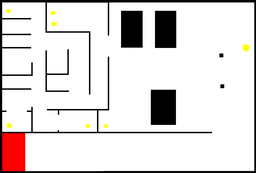
#> input picture map_data/map_medium_01_color.png, 256 x 173 px, shrunk from 1660 x 1122 before the run, found by its file name
$ python image_cleaning.py
#> lines starting #> are read from the running program, lines starting #| are printed output that depends on the picture
### src/swarm_rescue/tools/progress_bar.py
import sys


def print_progress_bar(index: float, total: float, label: str):
    """
    Displays a progress bar in the console.

    The function calculates the progress percentage based on the current index and total,
    and then prints a progress bar with the corresponding percentage and label.

    Example Usage
        print_progress_bar(3, 10, "Processing")  # [====      ] 30%  Processing

    Args:
        index (float): The current index or position in the progress.
        total (float): The total number of items or steps in the progress.
        label (str): The label or description of the progress.

    Raises:
        ValueError: If index is less than zero.
        TypeError: If label is not a string.
    """

    if index > total:
        index = total

    if index < 0:
        raise ValueError("Invalid index value. "
                         "Index cannot be less than zero.")

    if not isinstance(label, str):
        raise TypeError("Label must be a string.")

    n_bar = 50  # Progress bar width
    progress = index / total
    percentage = int(100 * progress)
    sys.stdout.write('\r')
    sys.stdout.write("[{:<{}}] {:3.0f}%     {}".
                     format("=" * int(n_bar * progress), n_bar,
                            percentage, label))
    sys.stdout.flush()

### src/swarm_rescue/tools/image_cleaning.py
import cv2
import numpy as np

from swarm_rescue.tools.progress_bar import print_progress_bar


def wall_width_correction(image_source: np.ndarray) -> np.ndarray:
    """
    Corrects the width of wall segments in a binary image to a standard width.

    Args:
        image_source (np.ndarray): The input binary image.

    Returns:
        np.ndarray: The corrected image with standardized wall widths.
    """
    img = image_source.copy()
    rows, cols = img.shape
    # imgTarget = np.zeros((rows, cols), np.uint8)
    # print("image_source.shape", image_source.shape)
    # print("imgTarget.shape", imgTarget.shape)

    new_width = 9

    # line by line
    j_end = 0
    for i in range(rows):
        j_start = 0
        prev_value = 1
        # print("")
        for j in range(cols):
            print_progress_bar(index=i * cols + j, total=cols * rows - 1,
                               label="wall_width_correction: line by line "
                                     "processing")
            value = img[i, j]
            if value == 0 and prev_value == 255:
                j_start = j

            black_size = 0
            if value == 255 and prev_value == 0 and j_start != 0:
                j_end = j
                black_size = j_end - j_start

            prev_value = value

            if 0 < black_size < new_width:
                n_to_add = new_width - black_size
                n_to_add_front = int(n_to_add / 2)
                n_to_add_back = n_to_add - n_to_add_front
                j0 = max(0, j_start - n_to_add_front)
                j1 = min(cols, j_end + n_to_add_back)
                img[i, j0:j1] = 0
                prev_value = 0
                j_start = j0

            if new_width < black_size < 2 * new_width:
                n_to_rm = black_size - new_width
                n_to_rm_front = int(n_to_rm / 2)
                n_to_rm_back = n_to_rm - n_to_rm_front
                # print(black_size, n_to_rm, n_to_rm_front, n_to_rm_back)
                j0 = max(0, j_start + n_to_rm_front)
                j1 = min(cols, j_end - n_to_rm_back)
                img[i, j_start:j0] = 255
                img[i, j1:j_end] = 255

    # col by col
    print("")
    i_end = 0
    for j in range(cols):
        i_start = 0
        prev_value = 255
        # print("")
        for i in range(rows):
            print_progress_bar(index=i + j * rows, total=cols * rows - 1,
                               label="wall_width_correction: "
                                     "col by col processing")
            value = img[i, j]
            if value == 0 and prev_value == 255:
                i_start = i

            black_size = 0
            if value == 255 and prev_value == 0 and i_start != 0:
                i_end = i
                black_size = i_end - i_start

            prev_value = value

            if 0 < black_size < new_width:
                n_to_add = new_width - black_size
                n_to_add_front = int(n_to_add / 2)
                n_to_add_back = n_to_add - n_to_add_front
                i0 = max(0, i_start - n_to_add_front)
                i1 = min(rows, i_end + n_to_add_back)
                img[i0:i1, j] = 0
                prev_value = 0
                i_start = i0

            if new_width < black_size < 1.5 * new_width:
                n_to_rm = black_size - new_width
                n_to_rm_front = int(n_to_rm / 2)
                n_to_rm_back = n_to_rm - n_to_rm_front
                # print(black_size, n_to_rm, n_to_rm_front, n_to_rm_back)
                i0 = max(0, i_start + n_to_rm_front)
                i1 = min(rows, i_end - n_to_rm_back)
                img[i_start:i0, j] = 255
                img[i1:i_end, j] = 255

    print("")

    return img


def remove_white_patch(image_source: np.ndarray) -> np.ndarray:
    """
    Removes small white patches from a binary image.

    Args:
        image_source (np.ndarray): The input binary image.

    Returns:
        np.ndarray: The image with small white patches removed.
    """
    img = image_source.copy()
    rows, cols = img.shape

    patch_size_max = 10

    # line by line
    j_end = 0
    for i in range(rows):
        j_start = 0
        prev_value = 0
        # print("")
        white_size = 0
        for j in range(cols):
            print_progress_bar(index=i * cols + j, total=cols * rows - 1,
                               label="remove_white_patch: "
                                     "line by line processing")
            value = img[i, j]
            if value == 255 and prev_value == 0:
                j_start = j

            white_size = 0
            if value == 0 and prev_value == 255:
                j_end = j
                white_size = j_end - j_start

            prev_value = value

            if 0 < white_size < patch_size_max:
                img[i, j_start:j_end] = 0

        if prev_value == 255:
            white_size = cols - j_start

        if 0 < white_size < patch_size_max:
            img[i, j_start:cols] = 0

    # col by col
    print("")
    i_end = 0
    white_size = 0
    for j in range(cols):
        i_start = 0
        prev_value = 0
        # print("")
        for i in range(rows):
            print_progress_bar(index=i + j * rows, total=cols * rows - 1,
                               label="remove_white_patch: "
                                     "col by col processing")
            value = img[i, j]
            if value == 255 and prev_value == 0:
                i_start = i

            white_size = 0
            if value == 0 and prev_value == 255:
                i_end = i
                white_size = i_end - i_start

            prev_value = value

            if 0 < white_size < patch_size_max:
                img[i_start:i_end, j] = 0

        if prev_value == 255:
            white_size = rows - i_start

        if 0 < white_size < patch_size_max:
            img[i_start:rows, j] = 0

    print("")

    return img


# [81 lines left out: function remove_black_patch, not called in this run]


def remove_noise(image_source: np.ndarray) -> np.ndarray:
    """
    Removes noise from a binary image using morphological operations.

    Args:
        image_source (np.ndarray): The input binary image.

    Returns:
        np.ndarray: The denoised image.
    """
    # Remove white pixels noise
    size_kernel = 10
    kernel = np.ones((size_kernel, size_kernel), np.uint8)
    img_opening = cv2.morphologyEx(image_source, cv2.MORPH_OPEN, kernel)
    # cv2.imshow("img_opening", img_opening)

    # Remove black pixels noise
    size_kernel_1 = 21
    size_kernel_2 = 5
    kernel = np.ones((size_kernel_2, size_kernel_1), np.uint8)
    img_closing_horiz = cv2.morphologyEx(img_opening,
                                         cv2.MORPH_CLOSE,
                                         kernel,
                                         iterations=1)
    # cv2.imshow("img_closing_horiz", img_closing_horiz)

    kernel = np.ones((size_kernel_1, size_kernel_2), np.uint8)
    img_closing_verti = cv2.morphologyEx(img_opening,
                                         cv2.MORPH_CLOSE,
                                         kernel,
                                         iterations=1)
    # cv2.imshow("img_closing_verti", img_closing_verti)

    img_closing = cv2.min(img_closing_horiz, img_closing_verti)

    return img_closing


def image_cleaning(image_source: np.ndarray) -> np.ndarray:
    """
    Cleans the input image by correcting wall widths.

    Args:
        image_source (np.ndarray): The input binary image.

    Returns:
        np.ndarray: The cleaned image.
    """
    img_clean = wall_width_correction(image_source)
    return img_clean

def main():
    img_path = ("/home/battesti/projetCompetDronesDGA/private-swarm-rescue/"
                "map_data/map_medium_01_color.png")
    # img_path = "/home/battesti/projetCompetDronesDGA/private-swarm-rescue/
    #            "map_data/map_complete_map_2.png"
    print("image path: {}".format(img_path))
    img_source = cv2.imread(img_path, cv2.IMREAD_GRAYSCALE)
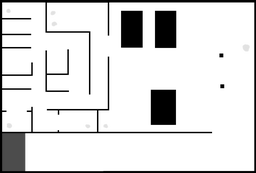
#> img_source: shape (173, 256); min 0, max 255, mean 219.7
    if img_source is None:
        raise FileNotFoundError(f"Could not read image: {img_path}")
    cv2.imshow("img_source", img_source)

    img_clean1 = remove_noise(img_source)
#> in remove_noise, `img_opening = cv2.morphologyEx(image_source, cv2.MORPH_OPEN, kernel)`:
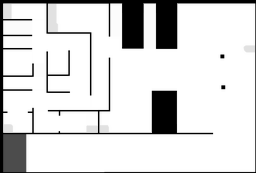
#> img_opening: shape (173, 256); min 0, max 255, mean 216
#> in remove_noise, `img_closing_horiz = cv2.morphologyEx(img_opening, cv2.MORPH_CLOSE, ker..`:
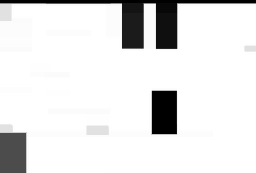
#> img_closing_horiz: shape (173, 256); min 0, max 255, mean 228.1
#> in remove_noise, `img_closing = cv2.min(img_closing_horiz, img_closing_verti)`:
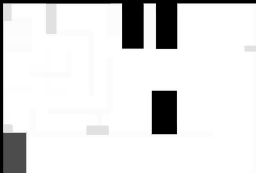
#> img_closing: shape (173, 256); min 0, max 255, mean 224.4
    cv2.imshow("img_clean1", img_clean1)

    img_clean2 = image_cleaning(img_clean1)
    cv2.imshow("img_clean2", img_clean2)

    img_clean3 = remove_noise(img_clean2)
#> in remove_noise (call 2), `img_opening = cv2.morphologyEx(image_source, cv2.MORPH_OPEN, kernel)`:
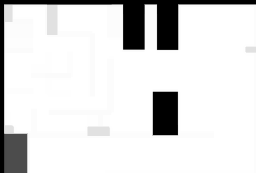
#> img_opening: shape (173, 256); min 0, max 255, mean 222.1
#> in remove_noise (call 2), `img_closing_horiz = cv2.morphologyEx(img_opening, cv2.MORPH_CLOSE, ker..`:
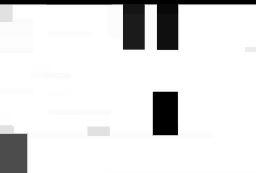
#> img_closing_horiz: shape (173, 256); min 0, max 255, mean 226.6
#> in remove_noise (call 2), `img_closing_verti = cv2.morphologyEx(img_opening, cv2.MORPH_CLOSE, ker..`:
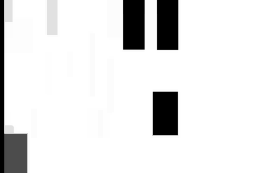
#> img_closing_verti: shape (173, 256); min 0, max 255, mean 227.9
    cv2.imshow("img_clean3", img_clean3)

    img_clean4 = remove_white_patch(img_clean3)
    cv2.imshow("img_clean4", img_clean4)

    cv2.imwrite('/home/battesti/projetCompetDronesDGA/private-swarm-rescue/'
                'map_data/map_clean.png', img_clean4)

    cv2.waitKey(0)

if __name__ == '__main__':
    main()

$ run again, with map_data/map_complete_map_2.png copied over map_data/map_medium_01_color.png
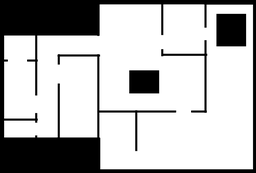
#> input picture map_data/map_complete_map_2.png, 256 x 173 px, shrunk from 1113 x 750 before the run, found by its file name
#> in main, img_source is the input picture: shape (173, 256); min 0, max 255, mean 184.8
#> in remove_noise (call 2), `img_closing_horiz = cv2.morphologyEx(img_opening, cv2.MORPH_CLOSE, ker..`:
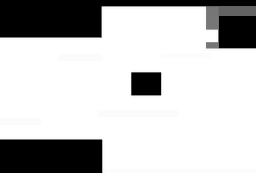
#> img_closing_horiz: shape (173, 256); min 0, max 255, mean 194.1
#> in remove_noise (call 2), `img_closing_verti = cv2.morphologyEx(img_opening, cv2.MORPH_CLOSE, ker..`:
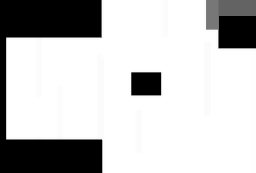
#> img_closing_verti: shape (173, 256); min 0, max 255, mean 195.2

$ run again, with map_data/CIREX_EVAL_ALL.png copied over map_data/map_medium_01_color.png
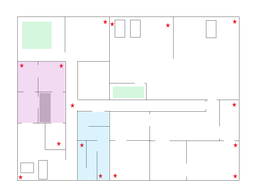
#> input picture map_data/CIREX_EVAL_ALL.png, 256 x 192 px, shrunk from 1030 x 774 before the run, found by its file name
#> in remove_noise, `img_closing_verti = cv2.morphologyEx(img_opening, cv2.MORPH_CLOSE, ker..`:
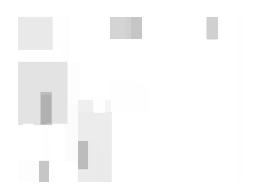
#> img_closing_verti: shape (192, 256); min 176, max 255, mean 249.7
#> in remove_noise (call 2), `img_opening = cv2.morphologyEx(image_source, cv2.MORPH_OPEN, kernel)`:
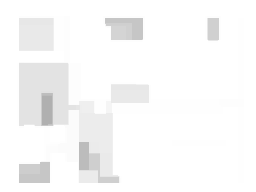
#> img_opening: shape (192, 256); min 176, max 255, mean 248.6
